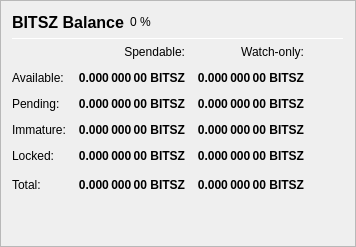
                   <widget class="QFrame" name="frame_Balances">
                    <property name="frameShape">
                     <enum>QFrame::StyledPanel</enum>
                    </property>
                    <property name="frameShadow">
                     <enum>QFrame::Raised</enum>
                    </property>
                    <layout class="QVBoxLayout" name="verticalLayout_4">
                     <item>
                      <layout class="QHBoxLayout" name="horizontalLayout_4">
                       <item>
                        <widget class="QLabel" name="label_5">
                         <property name="minimumSize">
                          <size>
                           <width>0</width>
                           <height>20</height>
                          </size>
                         </property>
                         <property name="font">
                          <font>
                           <pointsize>12</pointsize>
                           <weight>75</weight>
                           <bold>true</bold>
                          </font>
                         </property>
                         <property name="text">
                          <string>BITSZ Balance</string>
                         </property>
                        </widget>
                       </item>
                       <item>
                        <widget class="QLabel" name="labelBITSZPercent">
                         <property name="text">
                          <string notr="true">0 %</string>
                         </property>
                        </widget>
                       </item>
                       <item>
                        <spacer name="horizontalSpacer_3">
                         <property name="orientation">
                          <enum>Qt::Horizontal</enum>
                         </property>
                         <property name="sizeHint" stdset="0">
                          <size>
                           <width>40</width>
                           <height>20</height>
                          </size>
                         </property>
                        </spacer>
                       </item>
                      </layout>
                     </item>
                     <item>
                      <widget class="Line" name="line_Balance">
                       <property name="minimumSize">
                        <size>
                         <width>0</width>
                         <height>1</height>
                        </size>
                       </property>
                       <property name="maximumSize">
                        <size>
                         <width>16777215</width>
                         <height>1</height>
                        </size>
                       </property>
                       <property name="orientation">
                        <enum>Qt::Horizontal</enum>
                       </property>
                      </widget>
                     </item>
                     <item>
                      <layout class="QGridLayout" name="gridLayout">
                       <property name="spacing">
                        <number>12</number>
                       </property>
                       <item row="0" column="1">
                        <widget class="QLabel" name="labelSpendable">
                         <property name="text">
                          <string>Spendable:</string>
                         </property>
                         <property name="alignment">
                          <set>Qt::AlignRight|Qt::AlignTrailing|Qt::AlignVCenter</set>
                         </property>
                        </widget>
                       </item>
                       <item row="0" column="2">
                        <widget class="QLabel" name="labelWatchonly">
                         <property name="text">
                          <string>Watch-only:</string>
                         </property>
                         <property name="alignment">
                          <set>Qt::AlignRight|Qt::AlignTrailing|Qt::AlignVCenter</set>
                         </property>
                        </widget>
                       </item>
                       <item row="1" column="0">
                        <widget class="QLabel" name="labelBalanceText">
                         <property name="text">
                          <string>Available:</string>
                         </property>
                        </widget>
                       </item>
                       <item row="1" column="1">
                        <widget class="QLabel" name="labelBalance">
                         <property name="font">
                          <font>
                           <weight>75</weight>
                           <bold>true</bold>
                          </font>
                         </property>
                         <property name="cursor">
                          <cursorShape>IBeamCursor</cursorShape>
                         </property>
                         <property name="toolTip">
                          <string>Your current spendable balance</string>
                         </property>
                         <property name="text">
                          <string notr="true">0.000 000 00 BITSZ</string>
                         </property>
                         <property name="alignment">
                          <set>Qt::AlignRight|Qt::AlignTrailing|Qt::AlignVCenter</set>
                         </property>
                         <property name="textInteractionFlags">
                          <set>Qt::LinksAccessibleByMouse|Qt::TextSelectableByKeyboard|Qt::TextSelectableByMouse</set>
                         </property>
                        </widget>
                       </item>
                       <item row="1" column="2">
                        <widget class="QLabel" name="labelWatchAvailable">
                         <property name="font">
                          <font>
                           <weight>75</weight>
                           <bold>true</bold>
                          </font>
                         </property>
                         <property name="cursor">
                          <cursorShape>IBeamCursor</cursorShape>
                         </property>
                         <property name="toolTip">
                          <string>Your current balance in watch-only addresses</string>
                         </property>
                         <property name="text">
                          <string notr="true">0.000 000 00 BITSZ</string>
                         </property>
                         <property name="alignment">
                          <set>Qt::AlignRight|Qt::AlignTrailing|Qt::AlignVCenter</set>
                         </property>
                         <property name="textInteractionFlags">
                          <set>Qt::LinksAccessibleByMouse|Qt::TextSelectableByKeyboard|Qt::TextSelectableByMouse</set>
                         </property>
                        </widget>
                       </item>
                       <item row="2" column="0">
                        <widget class="QLabel" name="labelPendingText">
                         <property name="text">
                          <string>Pending:</string>
                         </property>
                        </widget>
                       </item>
                       <item row="2" column="1">
                        <widget class="QLabel" name="labelUnconfirmed">
                         <property name="font">
                          <font>
                           <weight>75</weight>
                           <bold>true</bold>
                          </font>
                         </property>
                         <property name="cursor">
                          <cursorShape>IBeamCursor</cursorShape>
                         </property>
                         <property name="toolTip">
                          <string>Total of transactions that have yet to be confirmed, and do not yet count toward the spendable balance</string>
                         </property>
                         <property name="text">
                          <string notr="true">0.000 000 00 BITSZ</string>
                         </property>
                         <property name="alignment">
                          <set>Qt::AlignRight|Qt::AlignTrailing|Qt::AlignVCenter</set>
                         </property>
                         <property name="textInteractionFlags">
                          <set>Qt::LinksAccessibleByMouse|Qt::TextSelectableByKeyboard|Qt::TextSelectableByMouse</set>
                         </property>
                        </widget>
                       </item>
                       <item row="2" column="2">
                        <widget class="QLabel" name="labelWatchPending">
                         <property name="font">
                          <font>
                           <weight>75</weight>
                           <bold>true</bold>
                          </font>
                         </property>
                         <property name="cursor">
                          <cursorShape>IBeamCursor</cursorShape>
                         </property>
                         <property name="toolTip">
                          <string>Unconfirmed transactions to watch-only addresses</string>
                         </property>
                         <property name="text">
                          <string notr="true">0.000 000 00 BITSZ</string>
                         </property>
                         <property name="alignment">
                          <set>Qt::AlignRight|Qt::AlignTrailing|Qt::AlignVCenter</set>
                         </property>
                         <property name="textInteractionFlags">
                          <set>Qt::LinksAccessibleByMouse|Qt::TextSelectableByKeyboard|Qt::TextSelectableByMouse</set>
                         </property>
                        </widget>
                       </item>
                       <item row="3" column="0">
                        <widget class="QLabel" name="labelImmatureText">
                         <property name="text">
                          <string>Immature:</string>
                         </property>
                        </widget>
                       </item>
                       <item row="3" column="1">
                        <widget class="QLabel" name="labelImmature">
                         <property name="font">
                          <font>
                           <weight>75</weight>
                           <bold>true</bold>
                          </font>
                         </property>
                         <property name="cursor">
                          <cursorShape>IBeamCursor</cursorShape>
                         </property>
                         <property name="toolTip">
                          <string>Staked or masternode rewards that has not yet matured</string>
                         </property>
                         <property name="text">
                          <string notr="true">0.000 000 00 BITSZ</string>
                         </property>
                         <property name="alignment">
                          <set>Qt::AlignRight|Qt::AlignTrailing|Qt::AlignVCenter</set>
                         </property>
                         <property name="textInteractionFlags">
                          <set>Qt::LinksAccessibleByMouse|Qt::TextSelectableByKeyboard|Qt::TextSelectableByMouse</set>
                         </property>
                        </widget>
                       </item>
                       <item row="3" column="2">
                        <widget class="QLabel" name="labelWatchImmature">
                         <property name="font">
                          <font>
                           <weight>75</weight>
                           <bold>true</bold>
                          </font>
                         </property>
                         <property name="cursor">
                          <cursorShape>IBeamCursor</cursorShape>
                         </property>
                         <property name="toolTip">
                          <string>Staked or masternode rewards in watch-only addresses that has not yet matured</string>
                         </property>
                         <property name="text">
                          <string notr="true">0.000 000 00 BITSZ</string>
                         </property>
                         <property name="alignment">
                          <set>Qt::AlignRight|Qt::AlignTrailing|Qt::AlignVCenter</set>
                         </property>
                         <property name="textInteractionFlags">
                          <set>Qt::LinksAccessibleByMouse|Qt::TextSelectableByKeyboard|Qt::TextSelectableByMouse</set>
                         </property>
                        </widget>
                       </item>
                       <item row="4" column="0">
                        <widget class="QLabel" name="labelLockedBalanceText">
                         <property name="toolTip">
                          <string>Locked BITSZ or Masternode collaterals. These are excluded from zBITSZ minting.</string>
                         </property>
                         <property name="text">
                          <string>Locked:</string>
                         </property>
                        </widget>
                       </item>
                       <item row="4" column="1">
                        <widget class="QLabel" name="labelLockedBalance">
                         <property name="font">
                          <font>
                           <weight>75</weight>
                           <bold>true</bold>
                          </font>
                         </property>
                         <property name="cursor">
                          <cursorShape>IBeamCursor</cursorShape>
                         </property>
                         <property name="toolTip">
                          <string>Locked BITSZ or Masternode collaterals. These are excluded from zBITSZ minting.</string>
                         </property>
                         <property name="text">
                          <string notr="true">0.000 000 00 BITSZ</string>
                         </property>
                         <property name="alignment">
                          <set>Qt::AlignRight|Qt::AlignTrailing|Qt::AlignVCenter</set>
                         </property>
                         <property name="textInteractionFlags">
                          <set>Qt::LinksAccessibleByMouse|Qt::TextSelectableByKeyboard|Qt::TextSelectableByMouse</set>
                         </property>
                        </widget>
                       </item>
                       <item row="4" column="2">
                        <widget class="QLabel" name="labelWatchLocked">
                         <property name="font">
                          <font>
                           <weight>75</weight>
                           <bold>true</bold>
                          </font>
                         </property>
                         <property name="cursor">
                          <cursorShape>IBeamCursor</cursorShape>
                         </property>
                         <property name="toolTip">
                          <string>Current locked balance in watch-only addresses</string>
                         </property>
                         <property name="text">
                          <string notr="true">0.000 000 00 BITSZ</string>
                         </property>
                         <property name="alignment">
                          <set>Qt::AlignRight|Qt::AlignTrailing|Qt::AlignVCenter</set>
                         </property>
                         <property name="textInteractionFlags">
                          <set>Qt::LinksAccessibleByMouse|Qt::TextSelectableByKeyboard|Qt::TextSelectableByMouse</set>
                         </property>
                        </widget>
                       </item>
                       <item row="5" column="0">
                        <widget class="QLabel" name="labelTotalText">
                         <property name="toolTip">
                          <string>Your current Bitszcoin balance, unconfirmed and immature transactions included</string>
                         </property>
                         <property name="text">
                          <string>Total:</string>
                         </property>
                        </widget>
                       </item>
                       <item row="5" column="1">
                        <widget class="QLabel" name="labelTotal">
                         <property name="font">
                          <font>
                           <weight>75</weight>
                           <bold>true</bold>
                          </font>
                         </property>
                         <property name="cursor">
                          <cursorShape>IBeamCursor</cursorShape>
                         </property>
                         <property name="toolTip">
                          <string>Your current Bitszcoin balance, unconfirmed and immature transactions included</string>
                         </property>
                         <property name="text">
                          <string notr="true">0.000 000 00 BITSZ</string>
                         </property>
                         <property name="alignment">
                          <set>Qt::AlignRight|Qt::AlignTrailing|Qt::AlignVCenter</set>
                         </property>
                         <property name="textInteractionFlags">
                          <set>Qt::LinksAccessibleByMouse|Qt::TextSelectableByKeyboard|Qt::TextSelectableByMouse</set>
                         </property>
                        </widget>
                       </item>
                       <item row="5" column="2">
                        <widget class="QLabel" name="labelWatchTotal">
                         <property name="font">
                          <font>
                           <weight>75</weight>
                           <bold>true</bold>
                          </font>
                         </property>
                         <property name="cursor">
                          <cursorShape>IBeamCursor</cursorShape>
                         </property>
                         <property name="toolTip">
                          <string>Current total balance in watch-only addresses</string>
                         </property>
                         <property name="text">
                          <string notr="true">0.000 000 00 BITSZ</string>
                         </property>
                         <property name="alignment">
                          <set>Qt::AlignRight|Qt::AlignTrailing|Qt::AlignVCenter</set>
                         </property>
                         <property name="textInteractionFlags">
                          <set>Qt::LinksAccessibleByMouse|Qt::TextSelectableByKeyboard|Qt::TextSelectableByMouse</set>
                         </property>
                        </widget>
                       </item>
                       <item row="5" column="3">
                        <spacer name="horizontalSpacer_9">
                         <property name="orientation">
                          <enum>Qt::Horizontal</enum>
                         </property>
                         <property name="sizeHint" stdset="0">
                          <size>
                           <width>40</width>
                           <height>20</height>
                          </size>
                         </property>
                        </spacer>
                       </item>
                      </layout>
                     </item>
                     <item>
                      <spacer name="verticalSpacer_3">
                       <property name="orientation">
                        <enum>Qt::Vertical</enum>
                       </property>
                       <property name="sizeHint" stdset="0">
                        <size>
                         <width>20</width>
                         <height>40</height>
                        </size>
                       </property>
                      </spacer>
                     </item>
                    </layout>
                   </widget>
